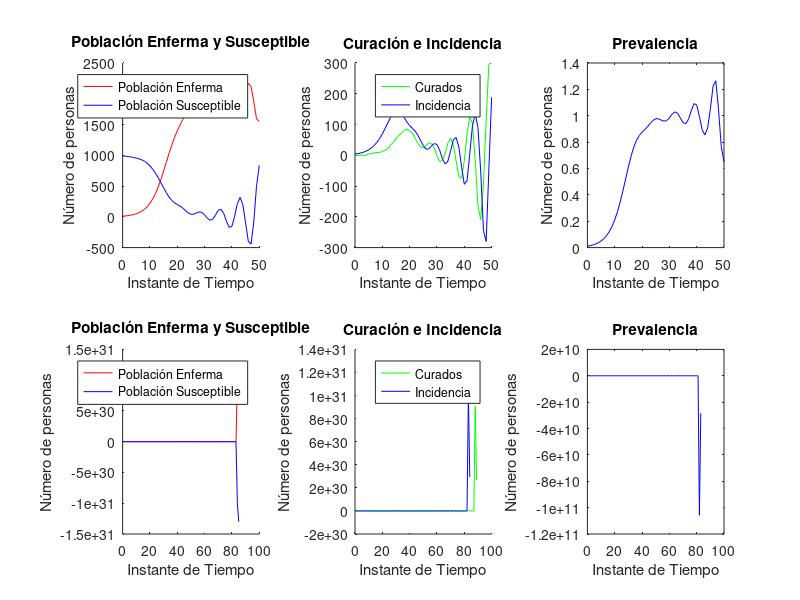

Here is the MATLAB script that generated this plot:
clear
clc
% --------------
% |   HITO 5   |
% --------------

% Primero defino los vectores y los datos que utilizaré para resolver el hito:

% Vector con los instantes de tiempo:
    % Para hacerlo más versátil y poder utilizar el modelo en otros casos,
    % defino los parámetros del incremento del tiempo y el tiempo total
    % como variables
incremento_tiempo = 1;
tiempo_total = 50;
instante_tiempo = 0:incremento_tiempo:tiempo_total;

% Vector con la población susceptible en el momento inicial igual a 1000:
problacion_susceptible(1) = 990;

% Vector con la población enferma en el momento inicial igual a 0:
problacion_enferma(1) = 10;

%Valor de la prevalencia inicial
prevalencia(1) = problacion_enferma(1) ./ ( problacion_enferma(1) + problacion_susceptible(1) );

% Valor de la Tasa de Contagio
tasa_contagio = 0.5;

% Valor de la Tasa de Incidencia
tasa_incidencia(1) = tasa_contagio .* prevalencia(1);

% Valor de la incidencia inicial
incidencia(1) = tasa_incidencia(1) .* problacion_susceptible(1);

% Duración Media de la Enfermedad
duracion = 4;

% Tasa de Letaidad de la Enfermedad
letalidad = 0;

% Fórmula para los fallecimientos
% fallecidos = ( problacion_susceptible(i-(duracion+1)) - problacion_susceptible(i-duracion)) .* letalidad

% Fórmula para los curados:
% curados(i) = ( población_suceptible(i-(duracion+1)) -
% población_suceptible(i-duracion)) - fallecidos

% El bucle for se ejecutará tantas veces como instantes de tiempo haya
for i=2:length(instante_tiempo)

    % Valor de la Tasa de Incidencia
    tasa_incidencia(i) = tasa_contagio .* prevalencia(i-1);

    % Vector con la incidencia según la poblacion susceptible
    incidencia(i) = tasa_incidencia(i) .* problacion_susceptible(i-1);

    if i>5
        fallecidos(i) = ( problacion_susceptible(i-(duracion+1)) - problacion_susceptible(i-duracion)) .* letalidad;
        curados(i) = ( problacion_susceptible(i-(duracion+1)) - problacion_susceptible(i-duracion)) - fallecidos(i);
    end

    % Vector con la población susceptible:
    if i>5
        problacion_susceptible(i) = problacion_susceptible(i-1) - incidencia(i-1) + curados(i);
    else
        problacion_susceptible(i) = problacion_susceptible(i-1) - incidencia(i-1);
    end
    
    % Vector con la población enferma:
    problacion_enferma(i) = problacion_enferma(i-1) + incidencia(i-1);
    
    % Vector con el valor de la prevalencia:
    prevalencia(i) = problacion_enferma(i) ./ ( problacion_enferma(i) + problacion_susceptible(i) );
end

% Represento gráficamente la población enfermas y la población susceptibles
subplot(2,3,1)
hold on
plot(instante_tiempo, problacion_enferma, "r")
plot(instante_tiempo, problacion_susceptible, "b")
title('Población Enferma y Susceptible')
ylabel('Número de personas')
xlabel('Instante de Tiempo')
hold off
legend('Población Enferma', 'Población Susceptible')

% Represento gráficamente la curación e incidencia
subplot(2,3,2)
hold on
plot(instante_tiempo, curados, 'g')
plot(instante_tiempo, incidencia, "b")
hold off
title('Curación e Incidencia')
ylabel('Número de personas')
xlabel('Instante de Tiempo')
legend('Curados','Incidencia')

% Represento gráficamente la prevalencia
subplot(2,3,3)
plot(instante_tiempo, prevalencia, "b")
title('Prevalencia')
ylabel('Número de personas')
xlabel('Instante de Tiempo')







% Retomo los datos
incremento_tiempo = 1;
tiempo_total_2 = 100;
instante_tiempo_2 = 0:incremento_tiempo:tiempo_total_2;
problacion_susceptible_2(1) = 990;
problacion_enferma_2(1) = 10;
prevalencia_2(1) = problacion_enferma_2(1) ./ ( problacion_enferma_2(1) + problacion_susceptible_2(1) );
tasa_contagio_2 = 0.5;
tasa_incidencia_2(1) = tasa_contagio_2 .* prevalencia_2(1);
incidencia_2(1) = tasa_incidencia_2(1) .* problacion_susceptible_2(1);
duracion_2 = 4;
letalidad_2 = 0.1;

% El bucle for se ejecutará tantas veces como instantes de tiempo haya
for i=2:length(instante_tiempo_2)

    % Valor de la Tasa de Incidencia
    tasa_incidencia_2(i) = tasa_contagio_2 .* prevalencia_2(i-1);

    % Vector con la incidencia según la poblacion susceptible
    incidencia_2(i) = tasa_incidencia_2(i) .* problacion_susceptible_2(i-1);

    if i>5
        fallecidos_2(i) = ( problacion_susceptible_2(i-(duracion_2+1)) - problacion_susceptible_2(i-duracion_2)) .* letalidad_2;
        curados_2(i) = ( problacion_susceptible_2(i-(duracion_2+1)) - problacion_susceptible_2(i-duracion_2)) - fallecidos_2(i);
    end

    % Vector con la población susceptible:
    if i>5
        problacion_susceptible_2(i) = problacion_susceptible_2(i-1) - incidencia_2(i-1) + curados_2(i);
    else
        problacion_susceptible_2(i) = problacion_susceptible_2(i-1) - incidencia_2(i-1);
    end
    
    % Vector con la población enferma:
    problacion_enferma_2(i) = problacion_enferma_2(i-1) + incidencia_2(i-1);
    
    % Vector con el valor de la prevalencia:
    prevalencia_2(i) = problacion_enferma_2(i) ./ ( problacion_enferma_2(i) + problacion_susceptible_2(i) );
end

% Represento gráficamente la población enfermas y la población susceptibles
subplot(2,3,4)
hold on
plot(instante_tiempo_2, problacion_enferma_2, "r")
plot(instante_tiempo_2, problacion_susceptible_2, "b")
title('Población Enferma y Susceptible')
ylabel('Número de personas')
xlabel('Instante de Tiempo')
hold off
legend('Población Enferma', 'Población Susceptible')

% Represento gráficamente la curación e incidencia
subplot(2,3,5)
hold on
plot(instante_tiempo_2, curados_2, 'g')
plot(instante_tiempo_2, incidencia_2, "b")
hold off
title('Curación e Incidencia')
ylabel('Número de personas')
xlabel('Instante de Tiempo')
legend('Curados','Incidencia')

% Represento gráficamente la prevalencia
subplot(2,3,6)
plot(instante_tiempo_2, prevalencia_2, "b")
title('Prevalencia')
ylabel('Número de personas')
xlabel('Instante de Tiempo')